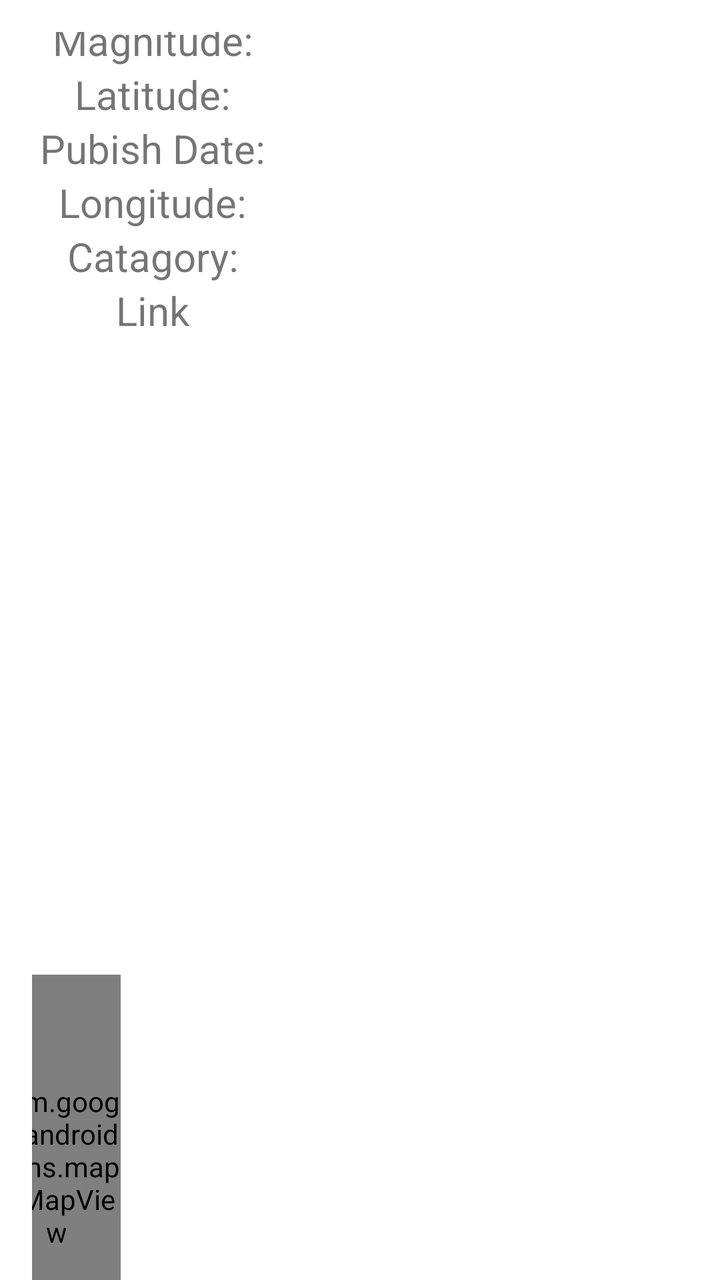
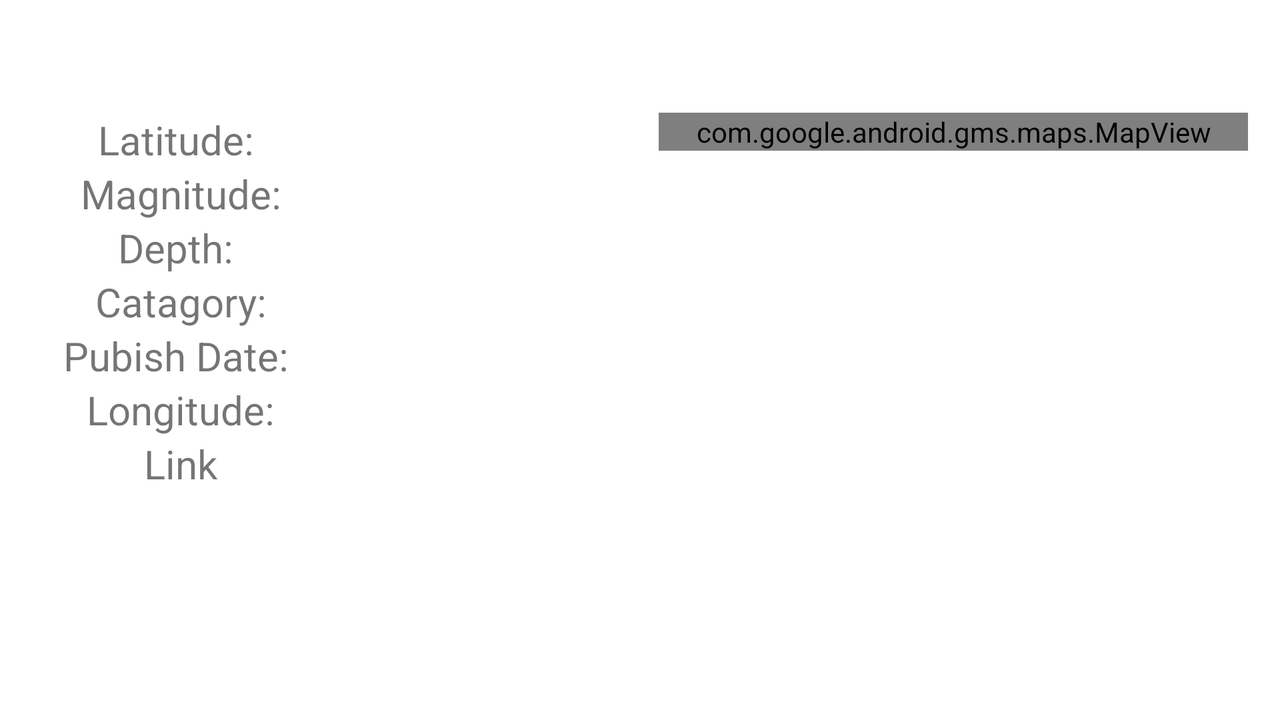

Two renders of one Android screen. The first uses the default layout on a phone; the second uses the alternative layout the repository ships for a different screen configuration, on a matching device. The two XML files are below.
<!-- AndroidManifest.xml: application theme Theme.EQuakeStarterCode -->
<!-- res/layout/quake_more.xml -->
<?xml version="1.0" encoding="utf-8"?>
<androidx.constraintlayout.widget.ConstraintLayout xmlns:android="http://schemas.android.com/apk/res/android"
    xmlns:app="http://schemas.android.com/apk/res-auto"
    xmlns:tools="http://schemas.android.com/tools"
    android:layout_width="match_parent"
    android:layout_height="match_parent">

    <androidx.constraintlayout.widget.ConstraintLayout
        android:layout_width="match_parent"
        android:layout_height="match_parent"
        android:layout_marginStart="16dp"
        android:layout_marginTop="16dp"
        android:layout_marginEnd="16dp"
        app:layout_constraintBottom_toBottomOf="parent"
        app:layout_constraintEnd_toEndOf="parent"
        app:layout_constraintStart_toStartOf="parent"
        app:layout_constraintTop_toTopOf="parent">

        <LinearLayout
            android:layout_width="400dp"
            android:layout_height="794dp"
            android:orientation="vertical"
            app:layout_constraintBottom_toBottomOf="parent"
            app:layout_constraintEnd_toEndOf="parent"
            app:layout_constraintStart_toStartOf="parent"
            app:layout_constraintTop_toTopOf="parent">

            <androidx.constraintlayout.widget.ConstraintLayout
                android:layout_width="match_parent"
                android:layout_height="778dp">

                <TextView
                    android:id="@+id/locationText"
                    android:layout_width="wrap_content"
                    android:layout_height="wrap_content"
                    android:textSize="24sp"
                    app:layout_constraintBottom_toBottomOf="parent"
                    app:layout_constraintEnd_toEndOf="parent"
                    app:layout_constraintStart_toStartOf="parent"
                    app:layout_constraintTop_toTopOf="parent"
                    app:layout_constraintVertical_bias="0.0" />

                <LinearLayout
                    android:id="@+id/infoLinear"
                    android:layout_width="match_parent"
                    android:layout_height="wrap_content"
                    android:layout_marginTop="16dp"
                    android:orientation="vertical"
                    app:layout_constraintBottom_toBottomOf="parent"
                    app:layout_constraintEnd_toEndOf="parent"
                    app:layout_constraintStart_toStartOf="parent"
                    app:layout_constraintTop_toBottomOf="@+id/locationText"
                    app:layout_constraintVertical_bias="0.0">

                    <LinearLayout
                        android:layout_width="match_parent"
                        android:layout_height="match_parent"
                        android:layout_marginTop="@dimen/text_margin"
                        android:orientation="horizontal">

                        <TextView
                            android:id="@+id/depthLabel"
                            android:layout_width="3dp"
                            android:layout_height="wrap_content"
                            android:layout_marginEnd="8dp"
                            android:layout_weight="1"
                            android:gravity="center"
                            android:text="@string/depth"
                            android:textSize="20sp" />

                        <TextView
                            android:id="@+id/depthText"
                            android:layout_width="3dp"
                            android:layout_height="wrap_content"
                            android:layout_marginStart="8dp"
                            android:layout_weight="1"
                            android:gravity="center"
                            android:textSize="20sp" />
                    </LinearLayout>

                    <LinearLayout
                        android:layout_width="match_parent"
                        android:layout_height="match_parent"
                        android:layout_marginTop="@dimen/text_margin"
                        android:orientation="horizontal">

                        <TextView
                            android:id="@+id/magLabel"
                            android:layout_width="3dp"
                            android:layout_height="wrap_content"
                            android:layout_marginEnd="8dp"
                            android:layout_weight="1"
                            android:gravity="center"
                            android:text="@string/magnitude"
                            android:textSize="20sp" />

                        <TextView
                            android:id="@+id/magText"
                            android:layout_width="3dp"
                            android:layout_height="wrap_content"
                            android:layout_marginStart="8dp"
                            android:layout_weight="1"
                            android:gravity="center"
                            android:textSize="20sp" />
                    </LinearLayout>

                    <LinearLayout
                        android:id="@+id/linearLayout4"
                        android:layout_width="match_parent"
                        android:layout_height="wrap_content"
                        android:layout_marginTop="@dimen/text_margin"
                        android:layout_marginEnd="0dp"
                        android:layout_marginBottom="0dp"
                        android:orientation="horizontal"
                        app:layout_constraintBottom_toBottomOf="parent"
                        app:layout_constraintEnd_toEndOf="parent"
                        app:layout_constraintStart_toStartOf="parent"
                        app:layout_constraintTop_toTopOf="parent">

                        <TextView
                            android:id="@+id/latLabel"
                            android:layout_width="3dp"
                            android:layout_height="wrap_content"
                            android:layout_marginEnd="8dp"
                            android:layout_weight="1"
                            android:gravity="center"
                            android:text="@string/latitude"
                            android:textSize="20sp" />

                        <TextView
                            android:id="@+id/latText"
                            android:layout_width="3dp"
                            android:layout_height="wrap_content"
                            android:layout_marginStart="8dp"
                            android:layout_weight="1"
                            android:gravity="center"
                            android:textSize="20sp" />
                    </LinearLayout>

                    <LinearLayout
                        android:layout_width="match_parent"
                        android:layout_height="wrap_content"
                        android:layout_marginTop="@dimen/text_margin"
                        android:orientation="horizontal">

                        <TextView
                            android:id="@+id/dateLabel"
                            android:layout_width="3dp"
                            android:layout_height="wrap_content"
                            android:layout_marginEnd="8dp"
                            android:layout_weight="1"
                            android:gravity="center"
                            android:text="@string/pubish_date"
                            android:textSize="20sp" />

                        <TextView
                            android:id="@+id/dateText"
                            android:layout_width="3dp"
                            android:layout_height="wrap_content"
                            android:layout_marginStart="8dp"
                            android:layout_weight="1"
                            android:gravity="center"
                            android:textSize="20sp" />
                    </LinearLayout>

                    <LinearLayout
                        android:layout_width="match_parent"
                        android:layout_height="match_parent"
                        android:layout_marginTop="@dimen/text_margin"
                        android:orientation="horizontal">

                        <TextView
                            android:id="@+id/longLabel"
                            android:layout_width="3dp"
                            android:layout_height="wrap_content"
                            android:layout_marginEnd="8dp"
                            android:layout_weight="1"
                            android:gravity="center"
                            android:text="@string/longitude"
                            android:textSize="20sp" />

                        <TextView
                            android:id="@+id/longText"
                            android:layout_width="3dp"
                            android:layout_height="wrap_content"
                            android:layout_marginStart="8dp"
                            android:layout_weight="1"
                            android:gravity="center"
                            android:textSize="20sp" />
                    </LinearLayout>

                    <LinearLayout
                        android:layout_width="match_parent"
                        android:layout_height="match_parent"
                        android:layout_marginTop="@dimen/text_margin"
                        android:orientation="horizontal">

                        <TextView
                            android:id="@+id/catagoryLabel"
                            android:layout_width="3dp"
                            android:layout_height="wrap_content"
                            android:layout_marginEnd="8dp"
                            android:layout_weight="1"
                            android:gravity="center"
                            android:text="@string/catagory"
                            android:textSize="20sp" />

                        <TextView
                            android:id="@+id/catagoryText"
                            android:layout_width="3dp"
                            android:layout_height="wrap_content"
                            android:layout_marginStart="8dp"
                            android:layout_weight="1"
                            android:gravity="center"
                            android:textSize="20sp" />
                    </LinearLayout>

                    <LinearLayout
                        android:layout_width="match_parent"
                        android:layout_height="match_parent"
                        android:layout_marginTop="@dimen/text_margin"
                        android:orientation="horizontal">

                        <TextView
                            android:id="@+id/linkLabel"
                            android:layout_width="3dp"
                            android:layout_height="wrap_content"
                            android:layout_marginEnd="8dp"
                            android:layout_weight="1"
                            android:gravity="center"
                            android:text="@string/link"
                            android:textSize="20sp" />

                        <TextView
                            android:id="@+id/linkText"
                            android:layout_width="3dp"
                            android:layout_height="wrap_content"
                            android:layout_marginStart="8dp"
                            android:layout_weight="1"
                            android:gravity="center"
                            android:textSize="20sp"
                            android:visibility="visible" />

                    </LinearLayout>

                </LinearLayout>

                <com.google.android.gms.maps.MapView
                    android:id="@+id/itemLocation"
                    android:layout_width="64dp"
                    android:layout_height="192dp"
                    android:layout_marginStart="8dp"
                    android:layout_marginTop="14dp"
                    android:layout_marginEnd="8dp"
                    android:layout_marginBottom="30dp"
                    android:apiKey="@string/google_maps_key"
                    app:layout_constraintBottom_toBottomOf="parent"
                    app:layout_constraintEnd_toEndOf="parent"
                    app:layout_constraintHorizontal_bias="0.025"
                    app:layout_constraintStart_toStartOf="parent"
                    app:layout_constraintTop_toBottomOf="@+id/infoLinear"
                    app:layout_constraintVertical_bias="1.0" />

                <TextView
                    android:id="@+id/errorText"
                    android:layout_width="wrap_content"
                    android:layout_height="wrap_content"
                    android:text="@string/error_no_quake_data_was_found"
                    android:textSize="24sp"
                    android:visibility="invisible"
                    app:layout_constraintBottom_toBottomOf="parent"
                    app:layout_constraintEnd_toEndOf="parent"
                    app:layout_constraintStart_toStartOf="parent"
                    app:layout_constraintTop_toTopOf="@+id/locationText"
                    app:layout_constraintVertical_bias="0.39" />

            </androidx.constraintlayout.widget.ConstraintLayout>

        </LinearLayout>

    </androidx.constraintlayout.widget.ConstraintLayout>

</androidx.constraintlayout.widget.ConstraintLayout>
<!-- resources referenced by this layout -->
<resources>
  <string name="catagory">Catagory:</string>
  <string name="depth">Depth:</string>
  <string name="error_no_quake_data_was_found">Error: No Quake Data was Found</string>
  <string name="latitude">Latitude:</string>
  <string name="link">Link</string>
  <string name="longitude">Longitude:</string>
  <string name="magnitude">Magnitude:</string>
  <string name="pubish_date">Pubish Date:</string>
  <style name="Theme.EQuakeStarterCode" parent="Theme.MaterialComponents.DayNight.DarkActionBar">
          
          <item name="colorPrimary">@color/green_200</item>
          <item name="colorPrimaryVariant">@color/purple_700</item>
          <item name="colorOnPrimary">@color/white</item>
          
          <item name="colorSecondary">@color/teal_200</item>
          <item name="colorSecondaryVariant">@color/teal_700</item>
          <item name="colorOnSecondary">@color/black</item>
          
          <item name="android:statusBarColor" tools:targetApi="l">?attr/colorPrimaryVariant</item>
          
      </style>
  <color name="green_200">#01C606</color>
  <color name="purple_700">#FF3700B3</color>
  <color name="white">#FFFFFFFF</color>
  <color name="teal_200">#FF03DAC5</color>
  <color name="teal_700">#FF018786</color>
  <color name="black">#FF000000</color>
</resources>
<!-- res/layout-land/quake_more.xml (the repository's variant of the layout above) -->
<!-- drawn on the phone turned sideways -->
<?xml version="1.0" encoding="utf-8"?>
<androidx.constraintlayout.widget.ConstraintLayout xmlns:android="http://schemas.android.com/apk/res/android"
    xmlns:app="http://schemas.android.com/apk/res-auto"
    xmlns:tools="http://schemas.android.com/tools"
    android:layout_width="match_parent"
    android:layout_height="match_parent">

    <androidx.constraintlayout.widget.ConstraintLayout
        android:layout_width="match_parent"
        android:layout_height="match_parent"
        android:layout_marginStart="16dp"
        android:layout_marginTop="16dp"
        android:layout_marginEnd="16dp"
        app:layout_constraintBottom_toBottomOf="parent"
        app:layout_constraintEnd_toEndOf="parent"
        app:layout_constraintStart_toStartOf="parent"
        app:layout_constraintTop_toTopOf="parent">

        <LinearLayout
            android:layout_width="match_parent"
            android:layout_height="match_parent"
            android:orientation="horizontal"
            app:layout_constraintBottom_toBottomOf="parent"
            app:layout_constraintEnd_toEndOf="parent"
            app:layout_constraintStart_toStartOf="parent"
            app:layout_constraintTop_toTopOf="parent">

            <androidx.constraintlayout.widget.ConstraintLayout
                android:layout_width="match_parent"
                android:layout_height="match_parent">

                <TextView
                    android:id="@+id/locationText"
                    android:layout_width="wrap_content"
                    android:layout_height="wrap_content"
                    android:textSize="24sp"
                    app:layout_constraintEnd_toEndOf="parent"
                    app:layout_constraintStart_toStartOf="parent"
                    app:layout_constraintTop_toTopOf="parent" />

                <LinearLayout
                    android:layout_width="0dp"
                    android:layout_height="0dp"
                    android:layout_marginTop="8dp"
                    android:layout_marginBottom="16dp"
                    android:orientation="horizontal"
                    app:layout_constraintBottom_toBottomOf="parent"
                    app:layout_constraintEnd_toEndOf="parent"
                    app:layout_constraintStart_toStartOf="parent"
                    app:layout_constraintTop_toBottomOf="@+id/locationText">

                    <LinearLayout
                        android:id="@+id/infoLinear"
                        android:layout_width="wrap_content"
                        android:layout_height="wrap_content"
                        android:layout_weight="0.5"
                        android:orientation="vertical">

                        <LinearLayout
                            android:id="@+id/linearLayout4"
                            android:layout_width="match_parent"
                            android:layout_height="wrap_content"
                            android:layout_marginTop="@dimen/text_margin"
                            android:layout_marginEnd="0dp"
                            android:layout_marginRight="0dp"
                            android:layout_marginBottom="0dp"
                            android:orientation="horizontal"
                            app:layout_constraintBottom_toBottomOf="parent"
                            app:layout_constraintEnd_toEndOf="parent"
                            app:layout_constraintStart_toStartOf="parent"
                            app:layout_constraintTop_toTopOf="parent">

                            <TextView
                                android:id="@+id/latLabel"
                                android:layout_width="3sp"
                                android:layout_height="wrap_content"
                                android:layout_marginRight="8sp"
                                android:layout_weight="1"
                                android:gravity="center"
                                android:text="Latitude: "
                                android:textSize="20sp" />

                            <TextView
                                android:id="@+id/latText"
                                android:layout_width="3sp"
                                android:layout_height="wrap_content"
                                android:layout_marginLeft="8sp"
                                android:layout_weight="1"
                                android:gravity="center"
                                android:textSize="20sp" />
                        </LinearLayout>

                        <LinearLayout
                            android:layout_width="match_parent"
                            android:layout_height="wrap_content"
                            android:layout_marginTop="@dimen/text_margin"
                            android:orientation="horizontal">

                            <TextView
                                android:id="@+id/magLabel"
                                android:layout_width="3sp"
                                android:layout_height="wrap_content"
                                android:layout_marginRight="8sp"
                                android:layout_weight="1"
                                android:gravity="center"
                                android:text="Magnitude:"
                                android:textSize="20sp" />

                            <TextView
                                android:id="@+id/magText"
                                android:layout_width="3sp"
                                android:layout_height="wrap_content"
                                android:layout_marginLeft="8sp"
                                android:layout_weight="1"
                                android:gravity="center"
                                android:textSize="20sp" />
                        </LinearLayout>

                        <LinearLayout
                            android:layout_width="match_parent"
                            android:layout_height="wrap_content"
                            android:layout_marginTop="@dimen/text_margin"
                            android:orientation="horizontal">

                            <TextView
                                android:id="@+id/depthLabel"
                                android:layout_width="3sp"
                                android:layout_height="wrap_content"
                                android:layout_marginRight="8sp"
                                android:layout_weight="1"
                                android:gravity="center"
                                android:text="Depth: "
                                android:textSize="20sp" />

                            <TextView
                                android:id="@+id/depthText"
                                android:layout_width="3sp"
                                android:layout_height="wrap_content"
                                android:layout_marginLeft="8sp"
                                android:layout_weight="1"
                                android:gravity="center"
                                android:textSize="20sp" />
                        </LinearLayout>

                        <LinearLayout
                            android:layout_width="match_parent"
                            android:layout_height="wrap_content"
                            android:layout_marginTop="@dimen/text_margin"
                            android:orientation="horizontal">

                            <TextView
                                android:id="@+id/catagoryLabel"
                                android:layout_width="3sp"
                                android:layout_height="wrap_content"
                                android:layout_marginRight="8sp"
                                android:layout_weight="1"
                                android:gravity="center"
                                android:text="Catagory:"
                                android:textSize="20sp" />

                            <TextView
                                android:id="@+id/catagoryText"
                                android:layout_width="3sp"
                                android:layout_height="wrap_content"
                                android:layout_marginLeft="8sp"
                                android:layout_weight="1"
                                android:gravity="center"
                                android:textSize="20sp" />
                        </LinearLayout>

                        <LinearLayout
                            android:layout_width="match_parent"
                            android:layout_height="wrap_content"
                            android:layout_marginTop="@dimen/text_margin"
                            android:orientation="horizontal">

                            <TextView
                                android:id="@+id/dateLabel"
                                android:layout_width="3sp"
                                android:layout_height="wrap_content"
                                android:layout_marginRight="8sp"
                                android:layout_weight="1"
                                android:gravity="center"
                                android:text="Pubish Date: "
                                android:textSize="20sp" />

                            <TextView
                                android:id="@+id/dateText"
                                android:layout_width="3sp"
                                android:layout_height="wrap_content"
                                android:layout_marginLeft="8sp"
                                android:layout_weight="1"
                                android:gravity="center"
                                android:textSize="20sp" />
                        </LinearLayout>





                        <LinearLayout
                            android:layout_width="match_parent"
                            android:layout_height="wrap_content"
                            android:layout_marginTop="@dimen/text_margin"
                            android:orientation="horizontal">

                            <TextView
                                android:id="@+id/longLabel"
                                android:layout_width="3sp"
                                android:layout_height="wrap_content"
                                android:layout_marginRight="8sp"
                                android:layout_weight="1"
                                android:gravity="center"
                                android:text="Longitude:"
                                android:textSize="20sp" />

                            <TextView
                                android:id="@+id/longText"
                                android:layout_width="3sp"
                                android:layout_height="wrap_content"
                                android:layout_marginLeft="8sp"
                                android:layout_weight="1"
                                android:gravity="center"
                                android:textSize="20sp" />
                        </LinearLayout>

                        <LinearLayout
                            android:layout_width="match_parent"
                            android:layout_height="wrap_content"
                            android:layout_marginTop="@dimen/text_margin"
                            android:orientation="horizontal">

                            <TextView
                                android:id="@+id/linkLabel"
                                android:layout_width="3sp"
                                android:layout_height="wrap_content"
                                android:layout_marginRight="8sp"
                                android:layout_weight="1"
                                android:gravity="center"
                                android:text="Link"
                                android:textSize="20sp" />

                            <TextView
                                android:id="@+id/linkText"
                                android:layout_width="3dp"
                                android:layout_height="wrap_content"
                                android:layout_marginLeft="8dp"
                                android:layout_weight="1"
                                android:gravity="center"
                                android:textSize="20sp" />

                        </LinearLayout>



                    </LinearLayout>

                    <com.google.android.gms.maps.MapView
                        android:id="@+id/itemLocation"
                        android:layout_width="3sp"
                        android:layout_height="wrap_content"
                        android:layout_weight="0.5"
                        android:apiKey="@string/google_maps_key" />
                </LinearLayout>

                <TextView
                    android:id="@+id/errorText"
                    android:layout_width="wrap_content"
                    android:layout_height="wrap_content"
                    android:text="Error: No Quake Data was Found"
                    android:textSize="30sp"
                    android:visibility="invisible"
                    app:layout_constraintBottom_toBottomOf="parent"
                    app:layout_constraintEnd_toEndOf="parent"
                    app:layout_constraintStart_toStartOf="parent"
                    app:layout_constraintTop_toTopOf="@+id/locationText"
                    app:layout_constraintVertical_bias="0.39" />

            </androidx.constraintlayout.widget.ConstraintLayout>

        </LinearLayout>

    </androidx.constraintlayout.widget.ConstraintLayout>

</androidx.constraintlayout.widget.ConstraintLayout>
<!-- resources referenced by the variant -->
<!-- as the phone turned sideways resolves them -->
<resources>
  <style name="Theme.EQuakeStarterCode" parent="Theme.MaterialComponents.DayNight.DarkActionBar">
          
          <item name="colorPrimary">@color/green_200</item>
          <item name="colorPrimaryVariant">@color/purple_700</item>
          <item name="colorOnPrimary">@color/white</item>
          
          <item name="colorSecondary">@color/teal_200</item>
          <item name="colorSecondaryVariant">@color/teal_700</item>
          <item name="colorOnSecondary">@color/black</item>
          
          <item name="android:statusBarColor" tools:targetApi="l">?attr/colorPrimaryVariant</item>
          
      </style>
  <color name="green_200">#01C606</color>
  <color name="purple_700">#FF3700B3</color>
  <color name="white">#FFFFFFFF</color>
  <color name="teal_200">#FF03DAC5</color>
  <color name="teal_700">#FF018786</color>
  <color name="black">#FF000000</color>
</resources>
